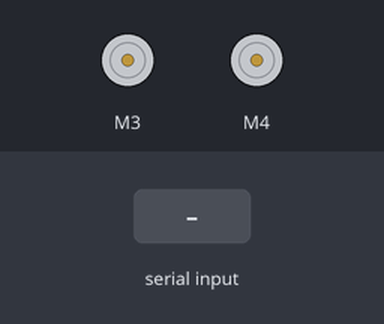
Recording of a sketch running on a simulated Arduino Uno, built with avr-gcc and run on an emulated ATmega328P. Shown: 2 × DC motor (green arrow = forward, orange = backward, longer = faster). Inputs (shaded band) come from the test bench.

Above: at 1.2 s.
1.3 s: "0" received over Serial
At 2.7 s:
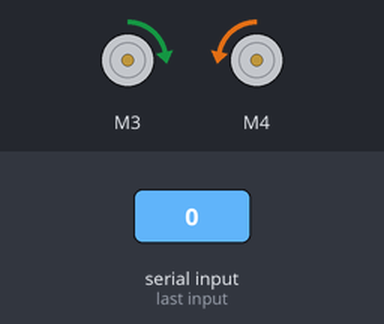
4.3 s: "1" received over Serial
At 5.0 s:
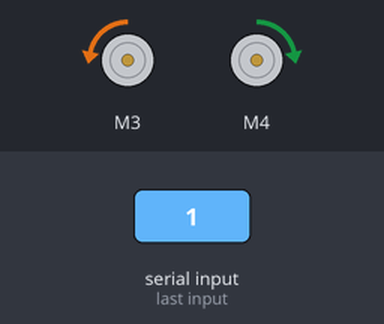
7.3 s: "2" received over Serial
At 8.5 s:
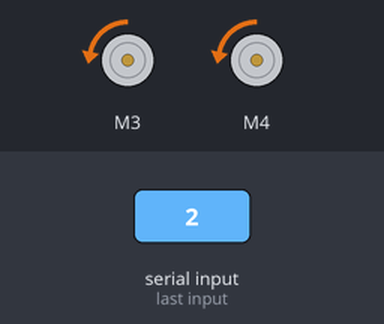
10.3 s: "3" received over Serial
At 10.8 s:
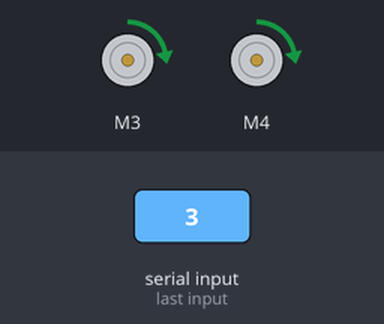
Timing chart, 0 to 13.3 s (numbered marks = the images above; inputs shaded):
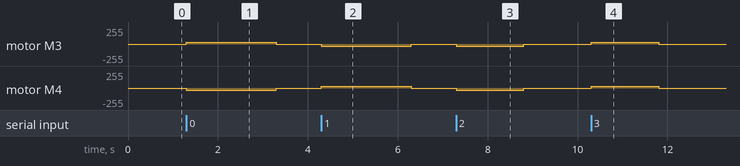

Measured:
- after the input at 1.3 s, motor M3: stopped → forward 30/255 at once, → stopped 2.0 s later; motor M4: stopped → backward 30/255 at once, → stopped 2.0 s later
- after the input at 4.3 s, motor M3: stopped → backward 30/255 at once, → stopped 2.0 s later; motor M4: stopped → forward 30/255 at once, → stopped 2.0 s later
- after the input at 7.3 s, motor M3, motor M4: stopped → backward 30/255 at once, → stopped 1.5 s later
- after the input at 10.3 s, motor M3, motor M4: stopped → forward 30/255 at once, → stopped 1.5 s later

The sketch:

DCserialDrivers.ino
```cpp
#include <Wire.h>
#include <Adafruit_MotorShield.h>
#include "utility/Adafruit_PWMServoDriver.h"

int durationLin = 48;
int durationRad = 24;
char operation = ' ';
Adafruit_MotorShield AFMS = Adafruit_MotorShield();
Adafruit_DCMotor *myMotorL = AFMS.getMotor(3);
Adafruit_DCMotor *myMotorR = AFMS.getMotor(4);

void setup() {
  Serial.begin(9600);
  AFMS.begin();
  myMotorL->setSpeed(30);
  myMotorR->setSpeed(30);
  myMotorR->run(FORWARD);
  myMotorR->run(RELEASE);
  myMotorL->run(FORWARD);
  myMotorL->run(RELEASE);
}

void loop()
{
  if (Serial.available())
  {
    operation = Serial.read();
    switch(operation)
    {
      case '0':
        forward();
        break;
      case '1':
        backward();
        break;
      case '2':
        left();
        break;
      case '3':
        right();
        break;
    }
    //Serial.write(0);
  }
  //else Serial.write(1);

}

void forward()
{
   myMotorL->run(FORWARD);
   myMotorR->run(BACKWARD);
   delay(2000);
   myMotorL->run(RELEASE);
   myMotorR->run(RELEASE);

}

void backward()
{
   myMotorL->run(BACKWARD);
   myMotorR->run(FORWARD);
   delay(2000);
   myMotorL->run(RELEASE);
   myMotorR->run(RELEASE);
}

void left()
{
   myMotorL->run(BACKWARD);
   myMotorR->run(BACKWARD);
   delay(1500);
   myMotorL->run(RELEASE);
   myMotorR->run(RELEASE);
}

void right()
{
   myMotorL->run(FORWARD);
   myMotorR->run(FORWARD);
   delay(1500);
   myMotorL->run(RELEASE);
   myMotorR->run(RELEASE);
}
```
